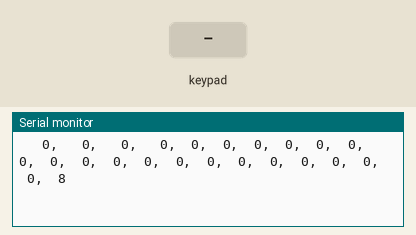
This sketch was run on a simulated ESP32. Parts: the last lines printed to the serial monitor. The test bench sets the inputs (shaded band). Nothing arrives over Bluetooth unless stated.

Above: at 1.2 s.
1.3 s: key 'U' pressed
At 1.33 s:
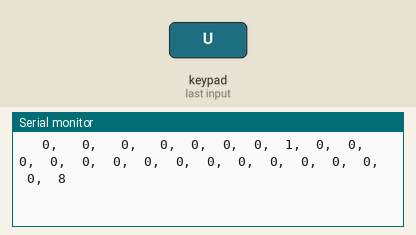
2.8 s: key 'D' pressed
At 2.83 s:
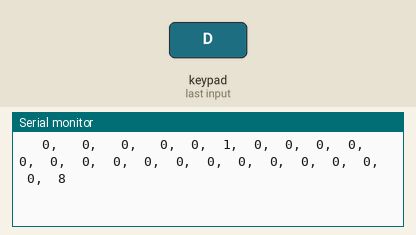

Measured:
- after the input at 1.3 s, the serial monitor: prints a new line at once (image 1)
- after the input at 2.8 s, the serial monitor: prints a new line at once (image 2)

The sketch:

Receive_Data.ino
```cpp
#include <ps5Controller.h>

unsigned long lastTimeStamp = 0;

void notify()
{
  char messageString[200];
  sprintf(messageString, "%4d,%4d,%4d,%4d,%3d,%3d,%3d,%3d,%3d,%3d,%3d,%3d,%3d,%3d,%3d,%3d,%3d,%3d,%3d,%3d,%3d,%3d,%3d,%3d",
  ps5.LStickX(),
  ps5.LStickY(),
  ps5.RStickX(),
  ps5.RStickY(),
  ps5.Left(),
  ps5.Down(),
  ps5.Right(),
  ps5.Up(),
  ps5.Square(),
  ps5.Cross(),
  ps5.Circle(),
  ps5.Triangle(),
  ps5.L1(),
  ps5.R1(),
  ps5.L2(),
  ps5.R2(),
  ps5.Share(),
  ps5.Options(),
  ps5.PSButton(),
  ps5.Touchpad(),
  ps5.Charging(),
  ps5.Audio(),
  ps5.Mic(),
  ps5.Battery());

  //Only needed to print the message properly on serial monitor. Else we dont need it.
  if (millis() - lastTimeStamp > 50)
  {
    Serial.println(messageString);
    lastTimeStamp = millis();
  }
}

void onConnect()
{
  Serial.println("Connected!.");
}

void onDisConnect()
{
  Serial.println("Disconnected!.");
}

void setup()
{
  Serial.begin(115200);
  ps5.attach(notify);
  ps5.attachOnConnect(onConnect);
  ps5.attachOnDisconnect(onDisConnect);
  ps5.begin("ac:36:1b:2e:ad:e5");  //your PS5 controller mac address
  while (ps5.isConnected() == false)
  {
    Serial.println("PS5 controller not found");
    delay(300);
  }
  Serial.println("Ready.");

}

void loop()
{

}
```
